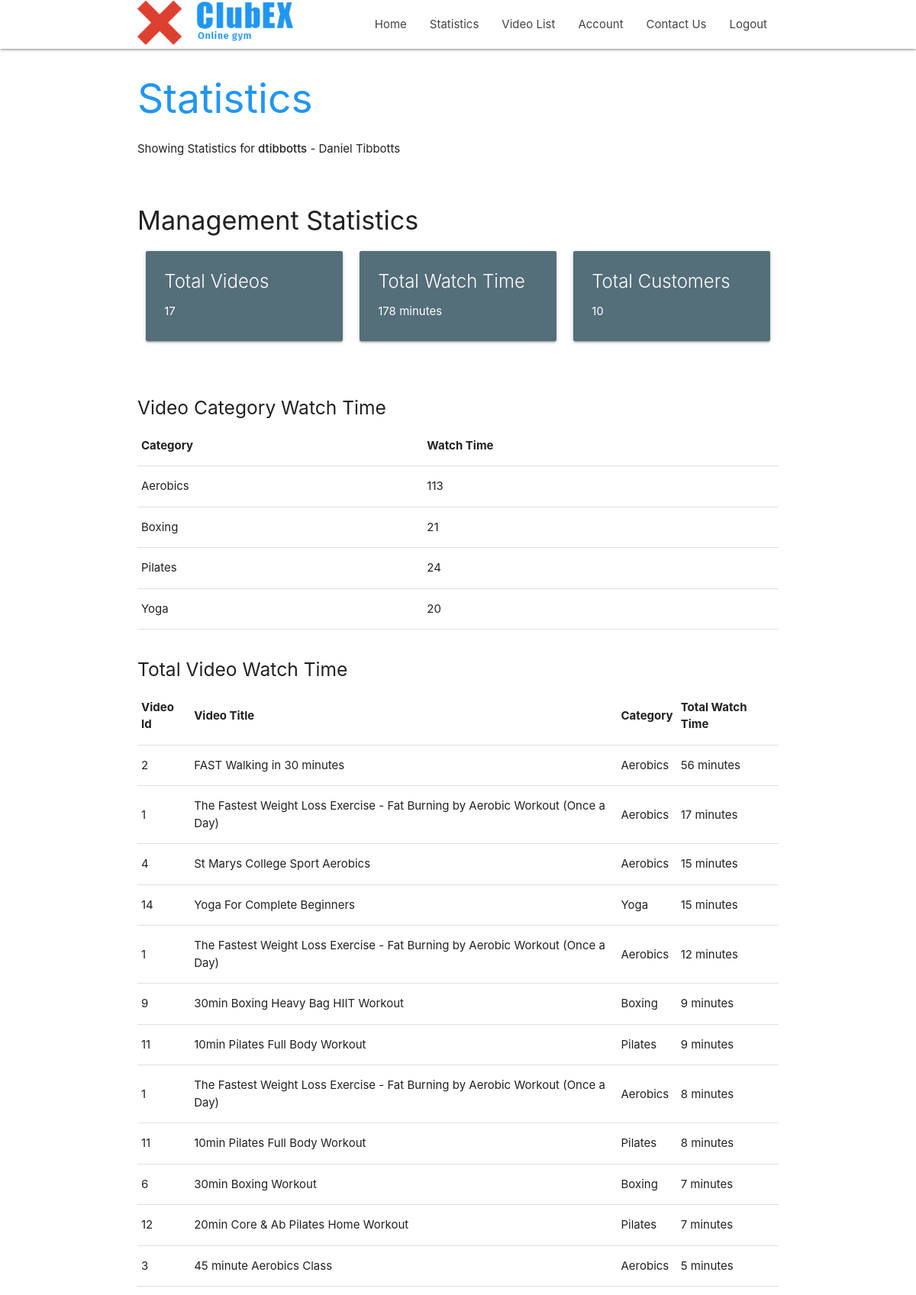
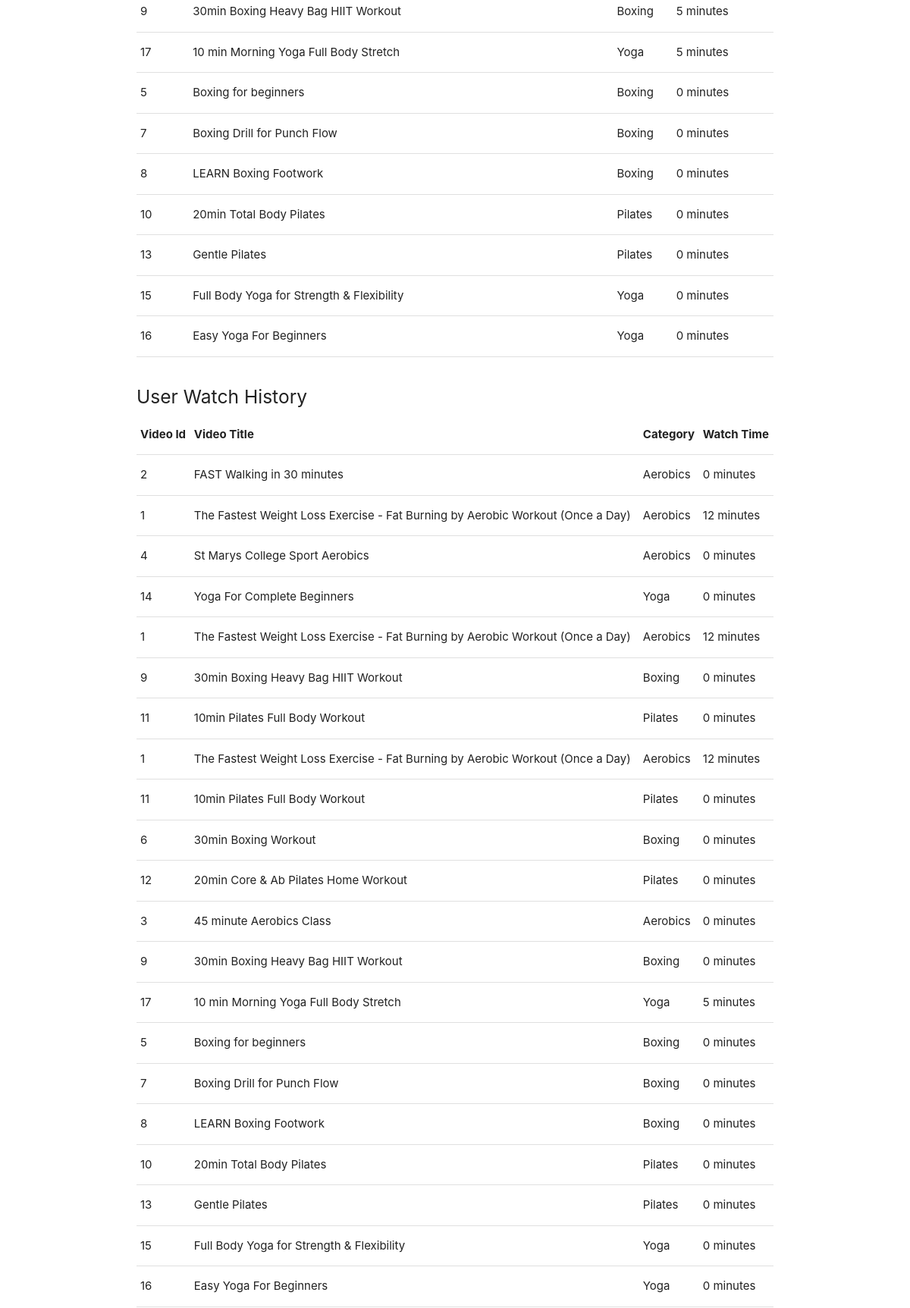
/club/stats/2 (signed in, upper part), run on the app's committed database (2 pictures, top to bottom).
### clubApp/models.py (models this page shows, shortened)
class VideoCategory(models.Model):
    video_category_id = models.AutoField(primary_key=True)
    video_category = models.CharField(max_length=200, null=False)
    def __str__(self):
        return self.video_category

class Video(models.Model):
    video_id = models.AutoField(primary_key=True)
    video_name = models.CharField(max_length=200, null=False)
    video_description = models.CharField(max_length=500, null=False)
    video_URL = models.URLField(max_length=500)
    video_image_URL=models.URLField(max_length=500)
    video_category = models.ForeignKey(VideoCategory, on_delete=CASCADE, null=False)
    video_rating = models.IntegerField(default=0)

### clubApp/views.py (the view)
# urls.py: path('club/stats/<int:pk>', views.StatisticsView.as_view(), name='stats'),
class StatisticsView(LoginRequiredMixin, UserPassesTestMixin, DetailView):
    model = User
    context_object_name = 'user'
    template_name = 'stats.html'
    def test_func(self):
        obj = self.get_object()
        return obj == self.request.user

### clubApp/templatetags/app_tags.py (called while the page is built)
@register.simple_tag()
def count_videos():
    return Video.objects.count()

@register.simple_tag()
def list_watch_time_all_videos():
    return Video.objects.annotate(watch_time=Sum('watch_times__total_watch_time')).order_by('-watch_times__total_watch_time')

@register.simple_tag()
def sum_all_watch_time():
    return VideoWatchTime.objects.aggregate(Sum('total_watch_time'))['total_watch_time__sum']

@register.simple_tag()
def list_video_category_watch_time():
    return VideoWatchTime.objects.values('video_id__video_category__video_category').annotate(Sum('total_watch_time'))

@register.simple_tag()
def sum_user_video_watch_time(video, user):
    try:
        watch_time = VideoWatchTime.objects.filter(video_id=video, customer_id=user.customer.id).aggregate(watch_time=Sum('total_watch_time'))['watch_time']
    except:
        return 0
    return watch_time

@register.simple_tag()
def is_user_customer(user):
    try:
        Customer.objects.get(id=user.customer.id)
    except:
        return False
    return True

@register.simple_tag()
def count_customers():
    return Customer.objects.count()

### templates/stats.html
{% extends 'base.html' %}
{% load app_tags %}
{% block content %}
<div class="container">
    <div class="col s12">
      <h2 class="blue-text">Statistics</h2>
    </div>
    <p>
        <span>Showing Statistics for <strong>{{user.username}}</strong> <span>
        {% if user.first_name %}
            <span> - {{user.first_name}} {{user.last_name}}</span>
        {% endif %}
    </p>
    <br>
    {% list_watch_time_all_videos as videos %}
    {% for group in user.groups.all %}
        {% if group.name == "management" %}
            <h4>Management Statistics</h4>
            <div class="row">
                <div class="col s12 m4">
                <div class="card blue-grey darken-1">
                    <div class="card-content white-text">
                    <span class="card-title">Total Videos</span>
                    <p>{% count_videos %}</p>
                    </div>
                </div>
                </div>
                <div class="col s12 m4">
                <div class="card blue-grey darken-1">
                    <div class="card-content white-text">
                    <span class="card-title">Total Watch Time</span>
                    <p>{% sum_all_watch_time %} minutes</p>
                    </div>
                </div>
                </div>
                <div class="col s12 m4">
                <div class="card blue-grey darken-1">
                    <div class="card-content white-text">
                    <span class="card-title">Total Customers</span>
                    <p>{% count_customers %}</p>
                    </div>
                </div>
                </div>
            </div>
            <br>
            <h5>Video Category Watch Time</h5>
            {% list_video_category_watch_time as category_watch_time %}
            <table>
                <thead>
                <tr>
                    <th>Category</th>
                    <th>Watch Time</th>
                </tr>
                </thead>
                <tbody>
                {% for category in category_watch_time %}
                <tr>
                <td>{{category.video_id__video_category__video_category}}</td>
                <td>{{category.total_watch_time__sum}}</td>
                </tr>
                {% endfor %}
                </tbody>
            </table>
            <br>
            <h5>Total Video Watch Time</h5>
            <table>
                <thead>
                <tr>
                    <th>Video Id</th>
                    <th>Video Title</th>
                    <th>Category</th>
                    <th>Total Watch Time</th>
                </tr>
                </thead>
                <tbody>
                {% for video in videos %}
                <tr>
                    <td>{{video.video_id}}</td>
                    <td>{{video.video_name}}</td>
                    <td>{{video.video_category}}</td>
                    <td>{{video.watch_time|default_if_none:"0"}} minutes</td>
                </tr>
                {% endfor %}
            </tbody>
        </table>
        <br>
        {% endif %}
    {% endfor %}
    {% is_user_customer user as is_customer%}
    {% if is_customer %}
        <h5>User Watch History</h5>
        <table>
            <thead>
            <tr>
                <th>Video Id</th>
                <th>Video Title</th>
                <th>Category</th>
                <th>Watch Time</th>
            </tr>
            </thead>
            <tbody>
            {% for video in videos %}
            {% sum_user_video_watch_time video user as user_video_watch_time %}
                {% if user_video_watch_time != 0 %}
                <tr>
                    <td>{{video.video_id}}</td>
                    <td>{{video.video_name}}</td>
                    <td>{{video.video_category}}</td>
                    <td>{{user_video_watch_time|default_if_none:"0"}} minutes</td>
                </tr>
                {% endif %}
            {% endfor %}
            </tbody>
        </table>
    {% endif %}
</div>
<br>
{% endblock content %}

### static/css/style.css (style rules this page uses)
p { line-height: 2rem; }

### data on the page
VideoCategory: video_id__video_category__video_category "Aerobics", total_watch_time__sum "113"
VideoCategory: video_id__video_category__video_category "Boxing", total_watch_time__sum "21"
VideoCategory: video_id__video_category__video_category "Pilates", total_watch_time__sum "24"
VideoCategory: video_id__video_category__video_category "Yoga", total_watch_time__sum "20"
Video: video_id "2", video_name "FAST Walking in 30 minutes", video_category "Aerobics", watch_time "56", video_rating "0"
Video: video_id "1", video_name "The Fastest Weight Loss Exercise - Fat Burning by Aerobic Workout (Once a Day)", video_category "Aerobics", watch_time "17", watch_time "12", watch_time "8", user_video_watch_time "12"
Video: video_id "4", video_name "St Marys College Sport Aerobics", video_category "Aerobics", watch_time "15", video_rating "0"
Video: video_id "14", video_name "Yoga For Complete Beginners", video_category "Yoga", watch_time "15", video_rating "0"
Video: video_id "9", video_name "30min Boxing Heavy Bag HIIT Workout", video_category "Boxing", watch_time "9", watch_time "5", video_rating "0"
Video: video_id "11", video_name "10min Pilates Full Body Workout", video_category "Pilates", watch_time "9", watch_time "8", video_rating "0"
Video: video_id "6", video_name "30min Boxing Workout", video_category "Boxing", watch_time "7", video_rating "0"
Video: video_id "12", video_name "20min Core & Ab Pilates Home Workout", video_category "Pilates", watch_time "7", video_rating "0"
Video: video_id "3", video_name "45 minute Aerobics Class", video_category "Aerobics", watch_time "5", video_rating "0"
Video: video_id "17", video_name "10 min Morning Yoga Full Body Stretch", video_category "Yoga", watch_time "5", user_video_watch_time "5"
Video: video_id "5", video_name "Boxing for beginners", video_category "Boxing", watch_time "0", video_rating "0"
Video: video_id "7", video_name "Boxing Drill for Punch Flow", video_category "Boxing", watch_time "0", video_rating "0"
Video: video_id "8", video_name "LEARN Boxing Footwork", video_category "Boxing", watch_time "0", video_rating "0"
Video: video_id "10", video_name "20min Total Body Pilates", video_category "Pilates", watch_time "0", video_rating "0"
Video: video_id "13", video_name "Gentle Pilates", video_category "Pilates", watch_time "0", video_rating "0"
Video: video_id "15", video_name "Full Body Yoga for Strength & Flexibility", video_category "Yoga", watch_time "0", video_rating "0"
Video: video_id "16", video_name "Easy Yoga For Beginners", video_category "Yoga", watch_time "0", video_rating "0"

### other printed values
{{ user.username }} "dtibbotts"
{{ user.first_name }} "Daniel"
{{ user.last_name }} "Tibbotts"
